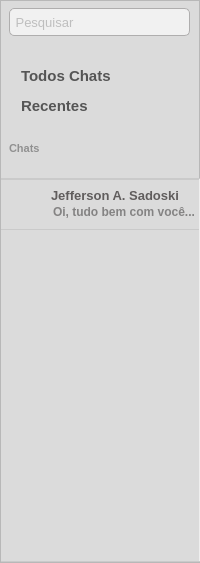
<?xml version="1.0" encoding="UTF-8"?>
<ui version="4.0">
 <class>frm_menu</class>
 <widget class="QFrame" name="frm_menu">
  <property name="geometry">
   <rect>
    <x>0</x>
    <y>0</y>
    <width>200</width>
    <height>563</height>
   </rect>
  </property>
  <property name="minimumSize">
   <size>
    <width>200</width>
    <height>563</height>
   </size>
  </property>
  <property name="maximumSize">
   <size>
    <width>200</width>
    <height>16777215</height>
   </size>
  </property>
  <property name="windowTitle">
   <string/>
  </property>
  <property name="styleSheet">
   <string notr="true">QFrame#frm_menu {
	background-color: #DBDBDB;
}</string>
  </property>
  <layout class="QVBoxLayout" name="vrl_chat_menu">
   <property name="spacing">
    <number>0</number>
   </property>
   <property name="leftMargin">
    <number>0</number>
   </property>
   <property name="topMargin">
    <number>0</number>
   </property>
   <property name="rightMargin">
    <number>0</number>
   </property>
   <property name="bottomMargin">
    <number>0</number>
   </property>
   <item>
    <widget class="QFrame" name="frm_chat_menu">
     <property name="minimumSize">
      <size>
       <width>200</width>
       <height>563</height>
      </size>
     </property>
     <property name="maximumSize">
      <size>
       <width>200</width>
       <height>16777215</height>
      </size>
     </property>
     <property name="frameShape">
      <enum>QFrame::StyledPanel</enum>
     </property>
     <property name="frameShadow">
      <enum>QFrame::Raised</enum>
     </property>
     <layout class="QGridLayout" name="grl_chat_menu">
      <property name="leftMargin">
       <number>0</number>
      </property>
      <property name="topMargin">
       <number>0</number>
      </property>
      <property name="rightMargin">
       <number>0</number>
      </property>
      <property name="bottomMargin">
       <number>0</number>
      </property>
      <property name="spacing">
       <number>0</number>
      </property>
      <item row="1" column="1">
       <spacer name="hls_between_border_left_and_search_in_chat">
        <property name="orientation">
         <enum>Qt::Horizontal</enum>
        </property>
        <property name="sizeType">
         <enum>QSizePolicy::Fixed</enum>
        </property>
        <property name="sizeHint" stdset="0">
         <size>
          <width>8</width>
          <height>20</height>
         </size>
        </property>
       </spacer>
      </item>
      <item row="7" column="2">
       <spacer name="vls_between_buttom_and_title_chat_in_chat">
        <property name="orientation">
         <enum>Qt::Vertical</enum>
        </property>
        <property name="sizeType">
         <enum>QSizePolicy::Fixed</enum>
        </property>
        <property name="sizeHint" stdset="0">
         <size>
          <width>20</width>
          <height>17</height>
         </size>
        </property>
       </spacer>
      </item>
      <item row="8" column="1">
       <spacer name="hls_between_border_left_and_title_chat_in_chat">
        <property name="orientation">
         <enum>Qt::Horizontal</enum>
        </property>
        <property name="sizeType">
         <enum>QSizePolicy::Fixed</enum>
        </property>
        <property name="sizeHint" stdset="0">
         <size>
          <width>8</width>
          <height>20</height>
         </size>
        </property>
       </spacer>
      </item>
      <item row="9" column="2">
       <spacer name="vls_between_title_and_chat_in_chat">
        <property name="orientation">
         <enum>Qt::Vertical</enum>
        </property>
        <property name="sizeType">
         <enum>QSizePolicy::Fixed</enum>
        </property>
        <property name="sizeHint" stdset="0">
         <size>
          <width>20</width>
          <height>20</height>
         </size>
        </property>
       </spacer>
      </item>
      <item row="11" column="1" colspan="7">
       <widget class="QScrollArea" name="sra_chat">
        <property name="minimumSize">
         <size>
          <width>200</width>
          <height>371</height>
         </size>
        </property>
        <property name="maximumSize">
         <size>
          <width>200</width>
          <height>16777215</height>
         </size>
        </property>
        <property name="focusPolicy">
         <enum>Qt::NoFocus</enum>
        </property>
        <property name="styleSheet">
         <string notr="true">QScrollArea QWidget {   
    background-color:#DBDBDB;
}

QScrollArea {
	border-width: 1px;
	border-style: solid;
	border-color: #CACACA;
	border-left-style:none;
	border-right-style:none;
}
</string>
        </property>
        <property name="verticalScrollBarPolicy">
         <enum>Qt::ScrollBarAlwaysOff</enum>
        </property>
        <property name="horizontalScrollBarPolicy">
         <enum>Qt::ScrollBarAlwaysOff</enum>
        </property>
        <property name="widgetResizable">
         <bool>true</bool>
        </property>
        <widget class="QWidget" name="sra_user_chat">
         <property name="geometry">
          <rect>
           <x>0</x>
           <y>0</y>
           <width>198</width>
           <height>382</height>
          </rect>
         </property>
         <layout class="QVBoxLayout" name="vrl_user_chat">
          <property name="spacing">
           <number>0</number>
          </property>
          <property name="leftMargin">
           <number>0</number>
          </property>
          <property name="topMargin">
           <number>0</number>
          </property>
          <property name="rightMargin">
           <number>0</number>
          </property>
          <property name="bottomMargin">
           <number>0</number>
          </property>
          <item>
           <widget class="QFrame" name="frm_user_">
            <property name="minimumSize">
             <size>
              <width>150</width>
              <height>51</height>
             </size>
            </property>
            <property name="styleSheet">
             <string notr="true">QFrame#frm_user_ {
	border-width: 1px; 
	border-style: solid; 
	border-color: #CACACA;
	border-left-style:none;
	border-right-style:none;
}</string>
            </property>
            <property name="frameShape">
             <enum>QFrame::StyledPanel</enum>
            </property>
            <property name="frameShadow">
             <enum>QFrame::Raised</enum>
            </property>
            <widget class="QLabel" name="lbl_name_user_">
             <property name="geometry">
              <rect>
               <x>50</x>
               <y>8</y>
               <width>141</width>
               <height>16</height>
              </rect>
             </property>
             <property name="font">
              <font>
               <pointsize>10</pointsize>
               <weight>75</weight>
               <bold>true</bold>
              </font>
             </property>
             <property name="styleSheet">
              <string notr="true">QLabel {
	color: #605D5D;
}</string>
             </property>
             <property name="text">
              <string>Jefferson A. Sadoski</string>
             </property>
            </widget>
            <widget class="QLabel" name="lbl_chat_user_">
             <property name="geometry">
              <rect>
               <x>52</x>
               <y>25</y>
               <width>141</width>
               <height>16</height>
              </rect>
             </property>
             <property name="font">
              <font>
               <weight>75</weight>
               <bold>true</bold>
              </font>
             </property>
             <property name="styleSheet">
              <string notr="true">QLabel {
	color: #848383;
}</string>
             </property>
             <property name="text">
              <string>Oi, tudo bem com você...</string>
             </property>
            </widget>
            <widget class="QLabel" name="lbl_user_id_">
             <property name="enabled">
              <bool>false</bool>
             </property>
             <property name="geometry">
              <rect>
               <x>10</x>
               <y>20</y>
               <width>16</width>
               <height>16</height>
              </rect>
             </property>
             <property name="font">
              <font>
               <weight>75</weight>
               <bold>true</bold>
              </font>
             </property>
             <property name="styleSheet">
              <string notr="true">QLabel {
	color: #848383;
}</string>
             </property>
            </widget>
            <widget class="QLabel" name="lbl_img_user_">
             <property name="geometry">
              <rect>
               <x>10</x>
               <y>8</y>
               <width>35</width>
               <height>35</height>
              </rect>
             </property>
             <property name="minimumSize">
              <size>
               <width>35</width>
               <height>35</height>
              </size>
             </property>
             <property name="maximumSize">
              <size>
               <width>35</width>
               <height>35</height>
              </size>
             </property>
             <property name="styleSheet">
              <string notr="true">QLabel {
	border-radius: 15px;
}</string>
             </property>
             <property name="text">
              <string/>
             </property>
             <property name="pixmap">
              <pixmap>../img/user.png</pixmap>
             </property>
             <property name="scaledContents">
              <bool>true</bool>
             </property>
            </widget>
           </widget>
          </item>
          <item>
           <spacer name="vsl_between_user_and_border">
            <property name="orientation">
             <enum>Qt::Vertical</enum>
            </property>
            <property name="sizeHint" stdset="0">
             <size>
              <width>20</width>
              <height>317</height>
             </size>
            </property>
           </spacer>
          </item>
         </layout>
        </widget>
       </widget>
      </item>
      <item row="1" column="2">
       <widget class="QLineEdit" name="txt_search_chat">
        <property name="minimumSize">
         <size>
          <width>181</width>
          <height>28</height>
         </size>
        </property>
        <property name="maximumSize">
         <size>
          <width>181</width>
          <height>28</height>
         </size>
        </property>
        <property name="font">
         <font>
          <family>Arial</family>
          <pointsize>10</pointsize>
         </font>
        </property>
        <property name="focusPolicy">
         <enum>Qt::ClickFocus</enum>
        </property>
        <property name="statusTip">
         <string>Pesquisar</string>
        </property>
        <property name="whatsThis">
         <string>Pesquisar</string>
        </property>
        <property name="accessibleName">
         <string>Pesquisar</string>
        </property>
        <property name="accessibleDescription">
         <string>Pesquisar</string>
        </property>
        <property name="styleSheet">
         <string notr="true">QLineEdit#txt_search_chat{
	background-color: #F1F1F1;
	color: #8C8C8C;
	border: 1px solid #AFAEAE;
	border-radius: 5px;
}</string>
        </property>
        <property name="text">
         <string/>
        </property>
        <property name="maxLength">
         <number>40</number>
        </property>
        <property name="placeholderText">
         <string> Pesquisar</string>
        </property>
       </widget>
      </item>
      <item row="4" column="1" colspan="7">
       <widget class="QPushButton" name="btn_all_chats">
        <property name="minimumSize">
         <size>
          <width>200</width>
          <height>30</height>
         </size>
        </property>
        <property name="maximumSize">
         <size>
          <width>200</width>
          <height>30</height>
         </size>
        </property>
        <property name="font">
         <font>
          <family>Arial</family>
          <pointsize>11</pointsize>
          <weight>75</weight>
          <bold>true</bold>
          <underline>false</underline>
          <strikeout>false</strikeout>
         </font>
        </property>
        <property name="styleSheet">
         <string notr="true">QPushButton#btn_all_chats {
	text-align:left;
	text-decoration: none;
	margin-left: 20px;
	border: none;
	color: #555555;
}

QPushButton#btn_all_chats:hover {
	color: #00B1FF;
	text-decoration: none;
}

QPushButton#btn_all_chats:pressed {
	color: #00B1FF;
	text-decoration: none;
}

QPushButton#btn_all_chats:focus {
    color: #00B1FF;
	text-decoration: underline;
}</string>
        </property>
        <property name="text">
         <string>Todos Chats</string>
        </property>
        <property name="iconSize">
         <size>
          <width>0</width>
          <height>0</height>
         </size>
        </property>
       </widget>
      </item>
      <item row="5" column="1" rowspan="2" colspan="7">
       <widget class="QPushButton" name="btn_recent">
        <property name="minimumSize">
         <size>
          <width>200</width>
          <height>30</height>
         </size>
        </property>
        <property name="maximumSize">
         <size>
          <width>200</width>
          <height>30</height>
         </size>
        </property>
        <property name="font">
         <font>
          <family>Arial</family>
          <pointsize>11</pointsize>
          <weight>75</weight>
          <bold>true</bold>
          <underline>false</underline>
          <strikeout>false</strikeout>
         </font>
        </property>
        <property name="styleSheet">
         <string notr="true">QPushButton#btn_recent {
	text-align:left;
	text-decoration: none;
	margin-left: 20px;
	border: none;
	color: #555555;
}

QPushButton#btn_recent:hover {
	color: #00B1FF;
	text-decoration: none;
}

QPushButton#btn_recent:pressed {
	color: #00B1FF;
	text-decoration: none;
}

QPushButton#btn_recent:focus {
    color: #00B1FF;
	text-decoration: underline;
}</string>
        </property>
        <property name="text">
         <string>Recentes</string>
        </property>
        <property name="iconSize">
         <size>
          <width>0</width>
          <height>0</height>
         </size>
        </property>
       </widget>
      </item>
      <item row="2" column="2">
       <spacer name="vls_between_search_and_buttom_in_chat">
        <property name="orientation">
         <enum>Qt::Vertical</enum>
        </property>
        <property name="sizeType">
         <enum>QSizePolicy::Fixed</enum>
        </property>
        <property name="sizeHint" stdset="0">
         <size>
          <width>20</width>
          <height>25</height>
         </size>
        </property>
       </spacer>
      </item>
      <item row="0" column="2">
       <spacer name="vls_between_border_top_and_search_in_chat">
        <property name="orientation">
         <enum>Qt::Vertical</enum>
        </property>
        <property name="sizeType">
         <enum>QSizePolicy::Fixed</enum>
        </property>
        <property name="sizeHint" stdset="0">
         <size>
          <width>20</width>
          <height>7</height>
         </size>
        </property>
       </spacer>
      </item>
      <item row="8" column="2">
       <widget class="QLabel" name="lbl_chats">
        <property name="font">
         <font>
          <family>Arial</family>
          <pointsize>8</pointsize>
          <weight>75</weight>
          <bold>true</bold>
         </font>
        </property>
        <property name="styleSheet">
         <string notr="true">QLabel#lbl_chats {
	color: #909090;
}</string>
        </property>
        <property name="text">
         <string>Chats</string>
        </property>
       </widget>
      </item>
     </layout>
    </widget>
   </item>
  </layout>
 </widget>
 <resources/>
 <connections/>
</ui>
